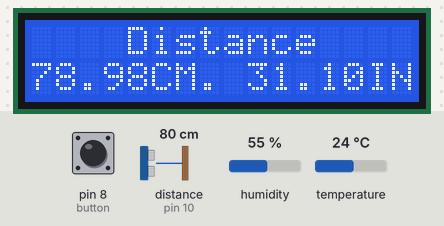
Recording of a sketch running on a simulated Arduino Uno, built with avr-gcc and run on an emulated ATmega328P. Parts: 16×2 character LCD. Wiring (inferred from the names in the program): ultrasonic range finder: trigger pin 9; echo pin 10. The test bench sets the inputs (shaded band); at power-on: pin 8 (button) LOW, humidity 55 %, temperature 24 °C, distance to the obstacle (sensor on pin 10) 80 cm. The echo pulse lasts 58.3 µs per cm; what the sketch prints to the serial monitor is not drawn.

Above: at 3.9 s.
4.0 s: pin 8 (button) pulled HIGH for 0.85 s
At 5.4 s:
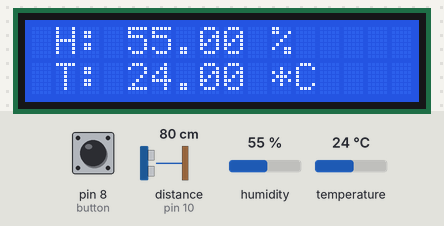
7.9 s: humidity set to 22 %
At 9.0 s:
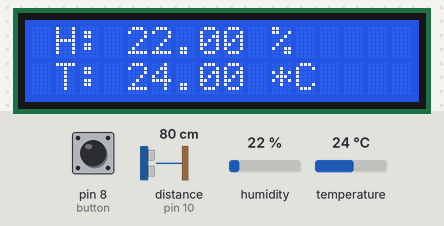
10.0 s: temperature set to 12 °C
At 11.1 s:
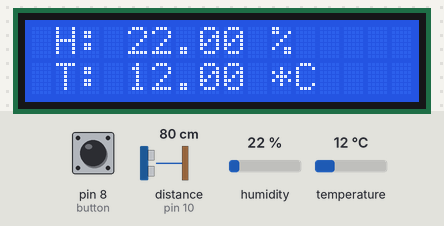
12.1 s: humidity set to 40 %
At 13.2 s:
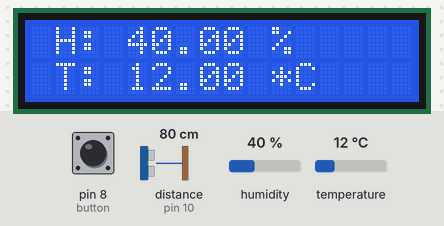
14.3 s: temperature set to 19 °C
At 15.4 s:
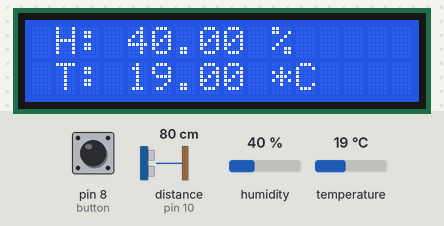
16.4 s: pin 8 (button) pulled HIGH for 3.2 s
At 17.5 s:
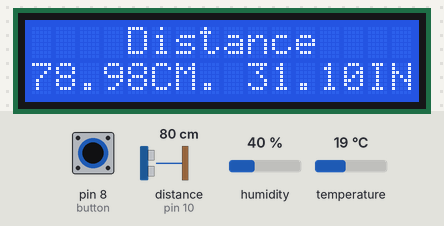

The sketch:

LiquidCrystal_Uitrasonic_Temperature00.ino
```cpp
#include <LiquidCrystal.h>
#include "DHT.h"
#define button 8

LiquidCrystal lcd(12, 11, 5, 4, 3, 2);
DHT dht;
const int trigPin = 9;
const int echoPin = 10;

long duration;
float distance,Inch;

boolean state =LOW ;
int buttonState;
unsigned long DebounceDelay = 200;
unsigned long DebounceLast = 0;

void setup() {
  pinMode(button,INPUT);
  lcd.begin(16, 2); // จอกว้าง 16 ตัวอักษร 2 บรรทัด
  lcd.setCursor(3, 0);
  lcd.print("Loading..."); // แสดงผลคำว่า Hello, world! ออกหน้าจอ
  lcd.setCursor(0, 1);
  for(int i=0;i<17;i++){
    lcd.print("*");
    delay(100);
  }
  delay(1000); // หน่วงเวลา 3 วินาที
  lcd.clear(); // ล้างหน้าจอ
  pinMode(trigPin, OUTPUT);
  pinMode(echoPin, INPUT);
  dht.setup(A0);
  Serial.begin(9600);
}


void loop() {
      buttonState=digitalRead(button);
      if(buttonState==1){
        state=!state;
      }
      /*Serial.print("\tState : ");
      Serial.print(state);
      Serial.print("\tbuttonState :");
      Serial.println(buttonState);
      delay(500);*/
      if(state==1){
            lcd.clear();
            delay(100);
            float humidity = dht.getHumidity();
            float temperature = dht.getTemperature();
            lcd.setCursor(0, 0);
            lcd.print( " H: ");lcd.print(humidity);lcd.print(" %");
            lcd.setCursor(0, 1);
            lcd.print(" T: ");lcd.print(temperature);lcd.print(" *C");
            delay(500); // หน่วงเวลา 0.5 วินาที
            //lcd.clear(); // ล้างหน้าจอ
           // delay(500); // หน่วงเวลา 0.5 วินาที
            Serial.print(" Humidity:");Serial.print(humidity);Serial.print(" %");
            Serial.print(" Temperature:");Serial.print(temperature);Serial.println(" *c");
            delay(100);
      }
      else{
          lcd.clear();
          delay(100);
          digitalWrite(trigPin, LOW);
          delayMicroseconds(2);

          digitalWrite(trigPin, HIGH);
          delayMicroseconds(10);
          digitalWrite(trigPin, LOW);

          duration = pulseIn(echoPin, HIGH);
          distance = duration * 0.034 / 2;
          Inch=distance*0.3937;
          Serial.print("Distance: ");
          Serial.print(distance);
          Serial.print(" CM.\t");
          Serial.print(Inch);
          Serial.println(" INC.");
          delay(100);

          lcd.setCursor(4, 0);
          lcd.print("Distance");
          lcd.setCursor(0, 1);
          lcd.print(distance);lcd.print("CM. ");
          lcd.print(Inch);lcd.print("INC.");
          delay(500); // หน่วงเวลา 0.5 วินาที
          //lcd.clear(); // ล้างหน้าจอ
          //delay(500); // หน่วงเวลา 0.5 วินาที
      }
}
```

Measured:
- after the input at 4.0 s, the display: first differs from a run without the input after 0.31 s (image 1)
- after the input at 7.9 s, the display: first differs from a run without the input after 0.66 s (image 2)
- after the input at 12.1 s, the display: first differs from a run without the input after 0.71 s (image 4)
- after the input at 14.3 s, the display: first differs from a run without the input after 0.64 s (image 5)
- what the display in image 1 shows lasts 0.6 s, from 5.0 s to 5.6 s
- what the display in image 6 shows lasts 0.5 s, from 17.2 s to 17.7 s
